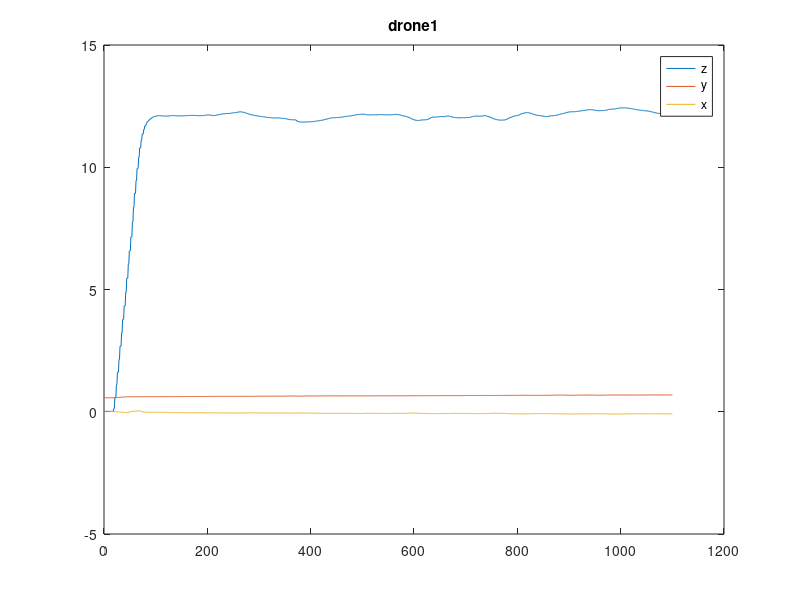
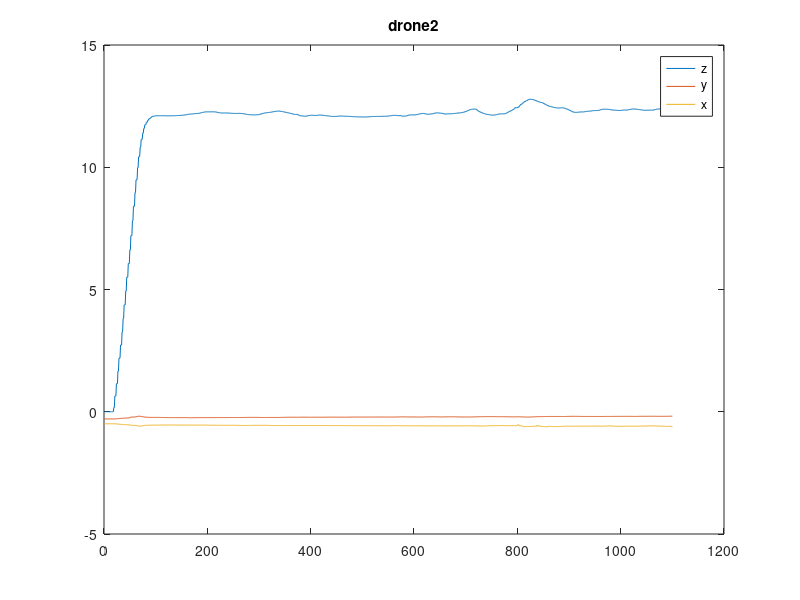
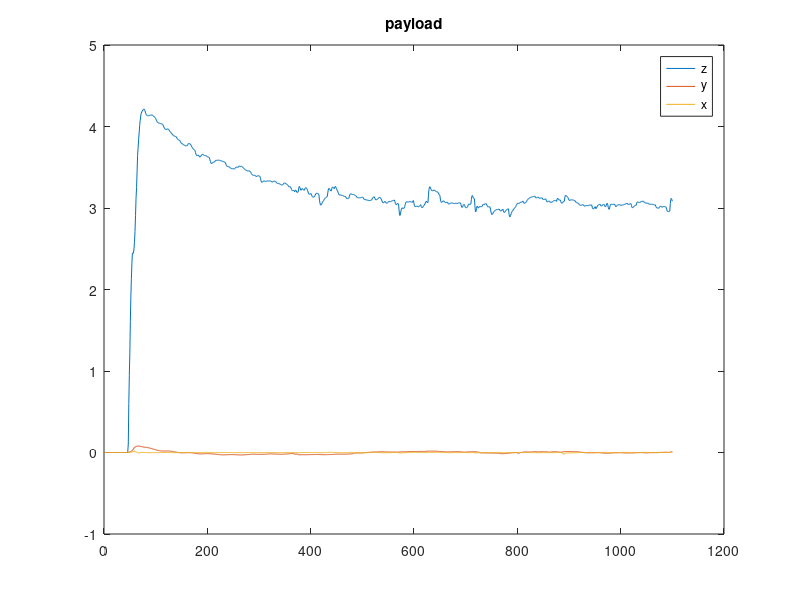

The MATLAB source for these figures, in order:
clc;
clear;
% load('2');
load('20220414/3uav-6N/3droneData_v8.mat');
% load('20220414/2uav-6N/2droneSAData.mat');
figure();
plot(state_drone1(:,1,3));
hold on;
plot(state_drone1(:,1,2));
hold on;
plot(state_drone1(:,1,1));
hold on;
legend('z','y','x')
title("drone1")

figure();

plot(state_drone2(:,1,3));
hold on;
plot(state_drone2(:,1,2));
hold on;
plot(state_drone2(:,1,1));
hold on;
legend('z','y','x')
title("drone2")

figure();

plot(state_payload(:,1,3));
hold on;
plot(state_payload(:,1,2));
hold on;
plot(state_payload(:,1,1));
hold on;
legend('z','y','x')
title("payload")

% figure();
% plot(state_drone3(:,1,3));
% hold on;
% plot(state_drone3(:,1,2));
% hold on;
% plot(state_drone3(:,1,1));
% hold on;
% legend('z','y','x')
% title("drone3")

% save("3UAV-3/3droneData_v8.mat",'timestep','state_drone1',"state_drone2","state_drone3","state_payload","force_cable1","force_cable2", "force_cable3",...
%     "thrust_drone1","thrust_drone2","thrust_drone3","force_logger0","force_logger1","force_logger2","force_logger3","force_loggerAll","pwm2thrust1","pwm2thrust2","pwm2thrust3")